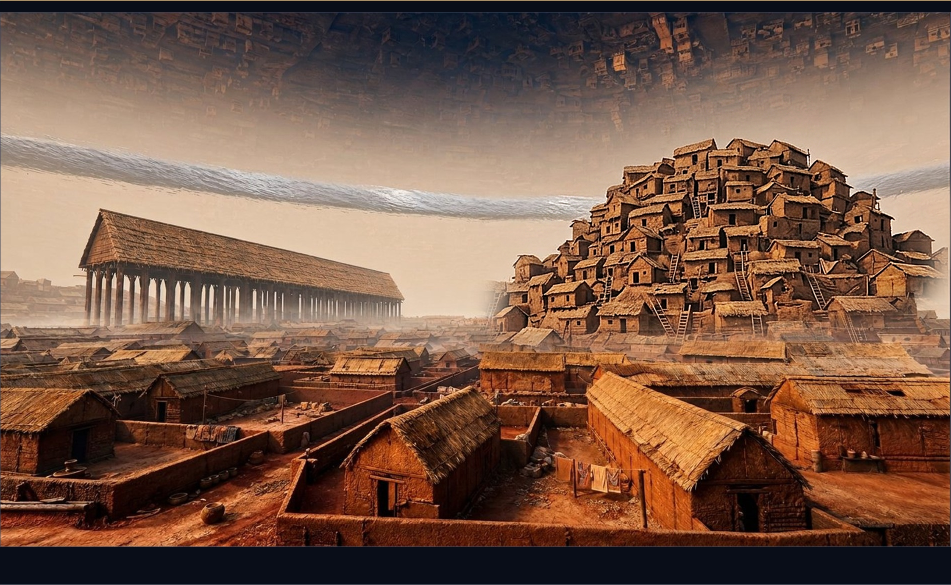
#> input picture STAGING_B1_2026-11-17/work4/EST_V008_moundcomp.png, 1901 x 1169 px, found by its file name (shown at 1/2 size)
$ python insert_nneka2.py
#> lines starting #> are read from the running program, lines starting #| are printed output that depends on the picture
from PIL import Image, ImageDraw, ImageFilter
import numpy as np
B=Image.open('work4/EST_V008_moundcomp.png').convert('RGB')
#> B is the input picture: PIL image 1901x1169 RGB; mean R, G, B 120.6, 88.7, 71.8
G=Image.open('work4/EST_nneka_yard2.png').convert('RGB')   # 1304x800
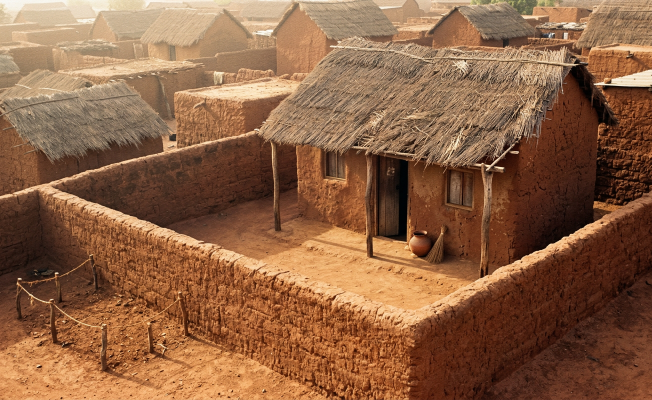
#> input picture STAGING_B1_2026-11-17/work4/EST_nneka_yard2.png, 1304 x 800 px, found by its file name (shown at 1/2 size)
#> G is the input picture: PIL image 1304x800 RGB; mean R, G, B 141.8, 98.3, 68.1
# house + shallow ground shadow only
c=G.crop((300,80,860,560))            # 560x480
TW,TH=170,146
c=c.resize((TW,TH), Image.LANCZOS)
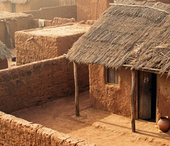
#> c: PIL image 170x146 RGB; mean R, G, B 147.5, 105.5, 74.4
b=np.asarray(B).astype(np.float32); g=np.asarray(c).astype(np.float32)
bp=b[1000:1060,570:700]; gp=g[120:150,10:90]
#> after `bp = b[1000:1060, 570:700]`:
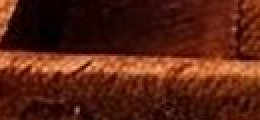
#> bp: shape (60, 130, 3) float32 (shown 2 times larger); mean R, G, B 87.3, 34.2, 18.7
#> after `gp = g[120:150, 10:90]`:
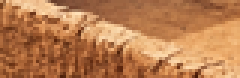
#> gp: shape (26, 80, 3) float32 (shown 3 times larger); mean R, G, B 185.8, 125.3, 79.8
for ch in range(3): g[:,:,ch]*= (bp[:,:,ch].mean()/gp[:,:,ch].mean())
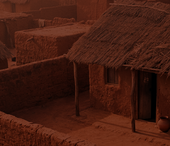
#> g: shape (146, 170, 3) float32; mean R, G, B 69.3, 28.8, 17.4
c=Image.fromarray(np.clip(g,0,255).astype(np.uint8))
X,Y=600,905
m=Image.new('L',(TW,TH),0); d=ImageDraw.Draw(m)
#> after `m = Image.new('L', (TW, TH), 0)`: m: PIL image 170x146 L; every value is 0
d.polygon([(14,60),(40,30),(78,14),(112,12),(150,34),(166,62),(166,140),(150,144),(20,144),(12,120)],fill=255)
m=m.filter(ImageFilter.GaussianBlur(9))
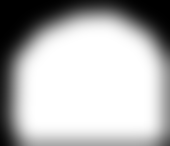
#> m: PIL image 170x146 L; min 0, max 255, mean 179.9
out=B.copy()
out.paste(Image.composite(c,B.crop((X,Y,X+TW,Y+TH)),m),(X,Y))
out.save('work4/EST_V008_house2.png')
out.crop((470,820,1000,1169)).save('_e_house_test2.jpg',quality=92); print('ok')
#> after `out.crop((470, 820, 1000, 1169)).save('_e_house_test2.jpg', quality=92`:
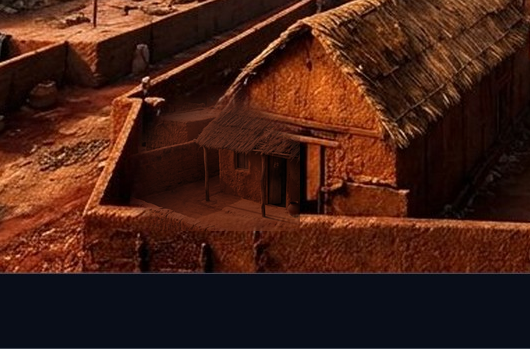
#> saved as _e_house_test2.jpg: PIL image 530x349 RGB; mean R, G, B 68.4, 33.1, 22.6
#| ok
